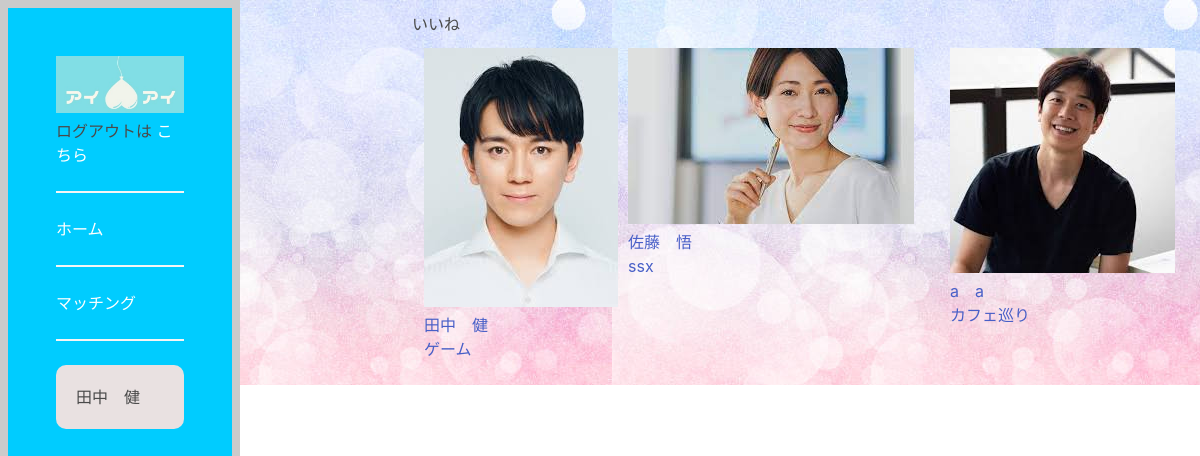
/dashboard (signed in), run on the app's committed database.
### dwitter/models.py (models this page shows, shortened)
class Account(models.Model):
    user = models.OneToOneField(User, on_delete=models.CASCADE)
    last_name = models.CharField(max_length=100)
    first_name = models.CharField(max_length=100)
    account_image = models.ImageField(upload_to="",blank=True)
    category = models.CharField(
        max_length=100,
        choices = CATEGORY,
    )
    area = models.CharField(max_length=100)
    age = models.CharField(max_length=100)
    hobby = models.CharField(max_length=100)

class Profile(models.Model):
    user = models.OneToOneField(User, on_delete=models.CASCADE)
    follows = models.ManyToManyField(
        "self",
        related_name = "followed_by",
        symmetrical= False,
        blank=True
    )

### dwitter/views.py (the view)
# urls.py: path("dashboard", views.dashboard, name="dashboard"),
@login_required
def dashboard( request):
    return render(request, "dwitter/dashboard.html")

### dwitter/templates/dwitter/dashboard.html
{% extends 'base.html' %}
{% block content %}
<div class="column">
    <p>いいね</p>
<div class="column">
    <div class="block">
        <div class="row ">
            {% for follower in user.profile.followed_by.all %}
                <div class="">
                    <a href="{% url 'UserView' follower.user.id %} ">
                        <img src="{{ follower.user.account.account_image.url}}" alt="{{ follower.account.account_image}}" class="card-img-top">
                        <p>{{ follower.user.account.last_name }}　{{ follower.user.account.first_name }}</p>
                        <p>{{ follower.user.account.hobby }}</p>
                    </a>
                </div>
            {% endfor %}
        </div>
    </div>
</div>
</div>
{% endblock content %}

### dwitter/templates/base.html (shortened to what this page needs)
{% load static %}
<!DOCTYPE html>
<html lang="en">
<head>
     <link rel="stylesheet"
    href="https://cdn.jsdelivr.net/npm/bulma@0.9.3/css/bulma.min.css">
    <link rel="stylesheet" href="{% static 'css/dwitter.css' %}">
    <link rel="stylesheet" href="{% static 'css/dwitter-pages.css' %}">
</head>
<body>
    <section class=" is-success mb-4">
        <div class="hero-body">
            <img src={% static "css/main_image.jpg" %}>
            <p> ログアウトは
                <a href="{% url 'Logout' %}">こちら</a> <br>
                <hr>
                <a href="{% url 'dashboard' %}">ホーム</a> <br>
                <hr>
                <a href="{% url 'profile_list' %}">マッチング</a> <br>
                <hr>
            </p>
                <p class="login__user">{{user.account.last_name}}　{{user.account.first_name}}</p>
        </div>
        <div class="containera">
            <div class="">
                {% block content %}
                {% endblock content %}
            </div>
        </div>
</body>
</html>

### static/css/dwitter.css (style rules this page uses)
body { background-image: url(../css/BackGroundSample.jpg); }
.hero-body { height: 100%; width: 20%; background-color: #00CCFF; box-sizing: border-box; border: 8px solid rgb(203, 203, 203); position: fixed; }
.hero-body a { color: #fff; }
.containera { height: 100%; padding-left: 25em; }
.login__user { padding: 20px; border-radius: 10px; background-color: rgb(233, 225, 225); }

### static/css/dwitter-pages.css (style rules this page uses)
.row { gap: 10px; display: flex; flex-wrap: wrap; }

### data on the page
Profile: user.account.account_image (picture), user.account.last_name "田中", user.account.first_name "健", user.account.hobby "ゲーム"
Profile: user.account.account_image (picture), user.account.last_name "佐藤", user.account.first_name "悟", user.account.hobby "ssx"
Profile: user.account.account_image (picture), user.account.last_name "a", user.account.first_name "a", user.account.hobby "カフェ巡り"

### other printed values
{{ user.account.last_name }} "田中"
{{ user.account.first_name }} "健"
